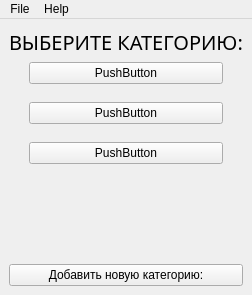
<?xml version="1.0" encoding="UTF-8"?>
<ui version="4.0">
 <class>mainWindowChoose</class>
 <widget class="QMainWindow" name="mainWindowChoose">
  <property name="geometry">
   <rect>
    <x>0</x>
    <y>0</y>
    <width>229</width>
    <height>295</height>
   </rect>
  </property>
  <property name="sizePolicy">
   <sizepolicy hsizetype="Fixed" vsizetype="Fixed">
    <horstretch>0</horstretch>
    <verstretch>0</verstretch>
   </sizepolicy>
  </property>
  <property name="baseSize">
   <size>
    <width>350</width>
    <height>500</height>
   </size>
  </property>
  <property name="windowTitle">
   <string>Меню выбора категории.</string>
  </property>
  <widget class="QWidget" name="centralwidget">
   <property name="enabled">
    <bool>true</bool>
   </property>
   <layout class="QVBoxLayout" name="verticalLayout_2">
    <item>
     <widget class="QLabel" name="label">
      <property name="sizePolicy">
       <sizepolicy hsizetype="Expanding" vsizetype="Fixed">
        <horstretch>0</horstretch>
        <verstretch>0</verstretch>
       </sizepolicy>
      </property>
      <property name="font">
       <font>
        <family>Bahnschrift Light SemiCondensed</family>
        <pointsize>15</pointsize>
        <bold>false</bold>
       </font>
      </property>
      <property name="text">
       <string>ВЫБЕРИТЕ КАТЕГОРИЮ:</string>
      </property>
     </widget>
    </item>
    <item>
     <layout class="QVBoxLayout" name="verticalLayout">
      <property name="spacing">
       <number>18</number>
      </property>
      <property name="sizeConstraint">
       <enum>QLayout::SetFixedSize</enum>
      </property>
      <property name="leftMargin">
       <number>20</number>
      </property>
      <property name="topMargin">
       <number>0</number>
      </property>
      <property name="rightMargin">
       <number>20</number>
      </property>
      <item>
       <widget class="QPushButton" name="pushButton_3">
        <property name="text">
         <string>PushButton</string>
        </property>
       </widget>
      </item>
      <item>
       <widget class="QPushButton" name="pushButton_4">
        <property name="text">
         <string>PushButton</string>
        </property>
       </widget>
      </item>
      <item>
       <widget class="QPushButton" name="pushButton_5">
        <property name="text">
         <string>PushButton</string>
        </property>
       </widget>
      </item>
     </layout>
    </item>
    <item>
     <spacer name="verticalSpacer">
      <property name="orientation">
       <enum>Qt::Vertical</enum>
      </property>
      <property name="sizeHint" stdset="0">
       <size>
        <width>20</width>
        <height>20</height>
       </size>
      </property>
     </spacer>
    </item>
    <item>
     <widget class="QPushButton" name="chooseCategory">
      <property name="text">
       <string>Добавить новую категорию:</string>
      </property>
     </widget>
    </item>
   </layout>
  </widget>
  <widget class="QMenuBar" name="menubar">
   <property name="geometry">
    <rect>
     <x>0</x>
     <y>0</y>
     <width>229</width>
     <height>22</height>
    </rect>
   </property>
   <widget class="QMenu" name="menuinfo">
    <property name="title">
     <string>File</string>
    </property>
    <addaction name="actionQuit"/>
   </widget>
   <widget class="QMenu" name="menuHelp">
    <property name="title">
     <string>Help</string>
    </property>
    <addaction name="actionAbout"/>
    <addaction name="actionContacts"/>
   </widget>
   <addaction name="menuinfo"/>
   <addaction name="menuHelp"/>
  </widget>
  <action name="actionQuit">
   <property name="text">
    <string>Quit</string>
   </property>
  </action>
  <action name="actionAbout">
   <property name="text">
    <string>About</string>
   </property>
  </action>
  <action name="actionContacts">
   <property name="text">
    <string>Contacts</string>
   </property>
  </action>
 </widget>
 <resources/>
 <connections>
  <connection>
   <sender>chooseCategory</sender>
   <signal>clicked()</signal>
   <receiver>label</receiver>
   <slot>clear()</slot>
   <hints>
    <hint type="sourcelabel">
     <x>114</x>
     <y>273</y>
    </hint>
    <hint type="destinationlabel">
     <x>114</x>
     <y>40</y>
    </hint>
   </hints>
  </connection>
 </connections>
</ui>
